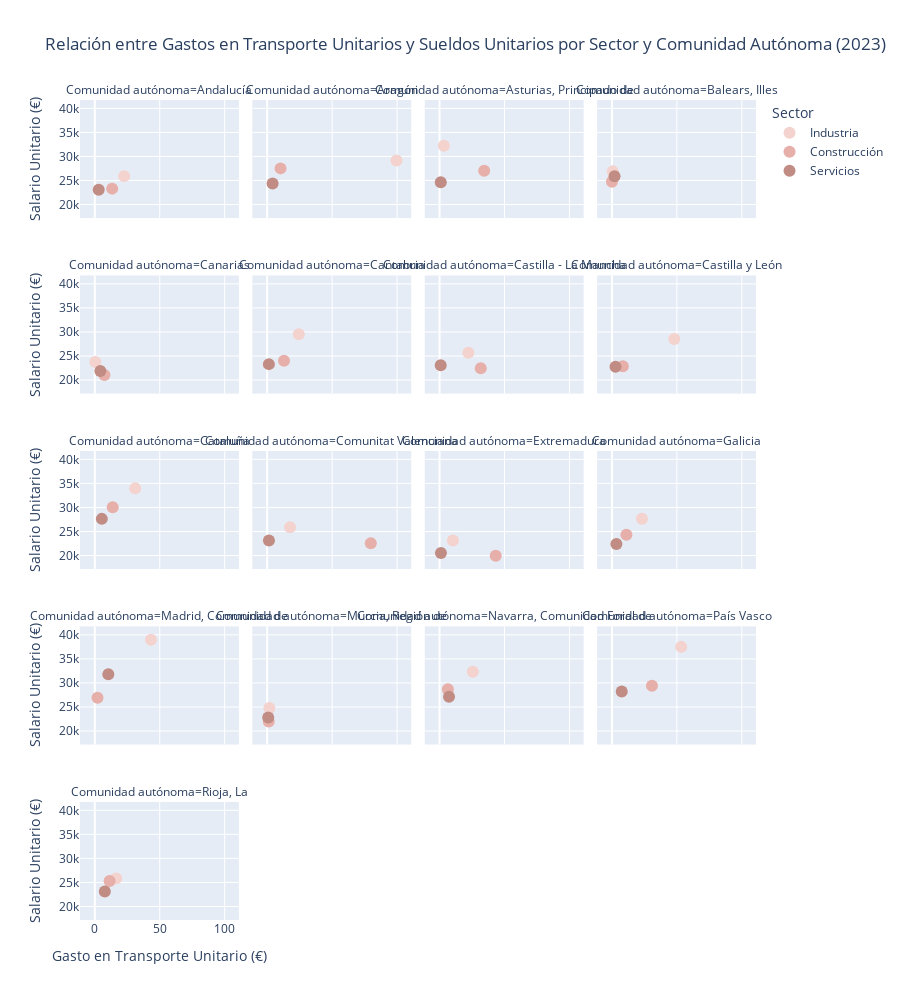

Notebook code cell kept with this figure:
### Code cell
# Filtrar datos del año más reciente para un análisis comparativo
df_2023 = df_poblacion[df_poblacion['AÑO'] == 2023]

# Crear gráfico de dispersión con facetas por comunidad autónoma
fig = px.scatter(
    df_2023,
    x='Gastos en transporte unitarios',
    y='Sueldos y salarios unitarios',
    color='Sector',
    facet_col='Comunidad autónoma',
    facet_col_wrap=4,  # Para ajustar cuántas columnas de subgráficos deseas
    color_discrete_sequence=custom_palette,
    title="Relación entre Gastos en Transporte Unitarios y Sueldos Unitarios por Sector y Comunidad Autónoma (2023)",
    labels={
        'Gastos en transporte unitarios': 'Gasto en Transporte Unitario (€)',
        'Sueldos y salarios unitarios': 'Salario Unitario (€)'
    }
)

# Ajustar el tamaño de los puntos
fig.update_traces(marker=dict(size=12))

# Ajustar el layout para mejorar la legibilidad
fig.update_layout(height=1000, legend_title="Sector")

# Mostrar el gráfico
fig.show()

### Figure 1 — Plotly figure (JSON) as saved in the notebook; plotly's stock layout.template omitted (floating-point values rounded to 4 significant figures)
{"data": [{"hovertemplate": "Sector=Industria<br>Comunidad autónoma=Andalucía<br>Gasto en Transporte Unitario (€)=%{x}<br>Salario Unitario (€)=%{y}<extra></extra>", "legendgroup": "Industria", "marker": {"color": "#F4D2CE", "size": 12, "symbol": "circle"}, "mode": "markers", "name": "Industria", "orientation": "v", "showlegend": true, "type": "scatter", "x": [22.59], "xaxis": "x17", "y": [25920.0], "yaxis": "y17"}, {"hovertemplate": "Sector=Industria<br>Comunidad autónoma=Aragón<br>Gasto en Transporte Unitario (€)=%{x}<br>Salario Unitario (€)=%{y}<extra></extra>", "legendgroup": "Industria", "marker": {"color": "#F4D2CE", "size": 12, "symbol": "circle"}, "mode": "markers", "name": "Industria", "orientation": "v", "showlegend": false, "type": "scatter", "x": [99.52], "xaxis": "x18", "y": [29170.0], "yaxis": "y18"}, {"hovertemplate": "Sector=Industria<br>Comunidad autónoma=Asturias, Principado de<br>Gasto en Transporte Unitario (€)=%{x}<br>Salario Unitario (€)=%{y}<extra></extra>", "legendgroup": "Industria", "marker": {"color": "#F4D2CE", "size": 12, "symbol": "circle"}, "mode": "markers", "name": "Industria", "orientation": "v", "showlegend": false, "type": "scatter", "x": [3.3], "xaxis": "x19", "y": [32220.0], "yaxis": "y19"}, {"hovertemplate": "Sector=Industria<br>Comunidad autónoma=Balears, Illes<br>Gasto en Transporte Unitario (€)=%{x}<br>Salario Unitario (€)=%{y}<extra></extra>", "legendgroup": "Industria", "marker": {"color": "#F4D2CE", "size": 12, "symbol": "circle"}, "mode": "markers", "name": "Industria", "orientation": "v", "showlegend": false, "type": "scatter", "x": [0.67], "xaxis": "x20", "y": [26900.0], "yaxis": "y20"}, {"hovertemplate": "Sector=Industria<br>Comunidad autónoma=Canarias<br>Gasto en Transporte Unitario (€)=%{x}<br>Salario Unitario (€)=%{y}<extra></extra>", "legendgroup": "Industria", "marker": {"color": "#F4D2CE", "size": 12, "symbol": "circle"}, "mode": "markers", "name": "Industria", "orientation": "v", "showlegend": false, "type": "scatter", "x": [0.42], "xaxis": "x13", "y": [23750.0], "yaxis": "y13"}, {"hovertemplate": "Sector=Industria<br>Comunidad autónoma=Cantabria<br>Gasto en Transporte Unitario (€)=%{x}<br>Salario Unitario (€)=%{y}<extra></extra>", "legendgroup": "Industria", "marker": {"color": "#F4D2CE", "size": 12, "symbol": "circle"}, "mode": "markers", "name": "Industria", "orientation": "v", "showlegend": false, "type": "scatter", "x": [24.35], "xaxis": "x14", "y": [29550.0], "yaxis": "y14"}, {"hovertemplate": "Sector=Industria<br>Comunidad autónoma=Castilla - La Mancha<br>Gasto en Transporte Unitario (€)=%{x}<br>Salario Unitario (€)=%{y}<extra></extra>", "legendgroup": "Industria", "marker": {"color": "#F4D2CE", "size": 12, "symbol": "circle"}, "mode": "markers", "name": "Industria", "orientation": "v", "showlegend": false, "type": "scatter", "x": [22.14], "xaxis": "x15", "y": [25680.0], "yaxis": "y15"}, {"hovertemplate": "Sector=Industria<br>Comunidad autónoma=Castilla y León<br>Gasto en Transporte Unitario (€)=%{x}<br>Salario Unitario (€)=%{y}<extra></extra>", "legendgroup": "Industria", "marker": {"color": "#F4D2CE", "size": 12, "symbol": "circle"}, "mode": "markers", "name": "Industria", "orientation": "v", "showlegend": false, "type": "scatter", "x": [48.03], "xaxis": "x16", "y": [28540.0], "yaxis": "y16"}, {"hovertemplate": "Sector=Industria<br>Comunidad autónoma=Cataluña<br>Gasto en Transporte Unitario (€)=%{x}<br>Salario Unitario (€)=%{y}<extra></extra>", "legendgroup": "Industria", "marker": {"color": "#F4D2CE", "size": 12, "symbol": "circle"}, "mode": "markers", "name": "Industria", "orientation": "v", "showlegend": false, "type": "scatter", "x": [31.1], "xaxis": "x9", "y": [33980.0], "yaxis": "y9"}, {"hovertemplate": "Sector=Industria<br>Comunidad autónoma=Comunitat Valenciana<br>Gasto en Transporte Unitario (€)=%{x}<br>Salario Unitario (€)=%{y}<extra></extra>", "legendgroup": "Industria", "marker": {"color": "#F4D2CE", "size": 12, "symbol": "circle"}, "mode": "markers", "name": "Industria", "orientation": "v", "showlegend": false, "type": "scatter", "x": [17.59], "xaxis": "x10", "y": [25870.0], "yaxis": "y10"}, {"hovertemplate": "Sector=Industria<br>Comunidad autónoma=Extremadura<br>Gasto en Transporte Unitario (€)=%{x}<br>Salario Unitario (€)=%{y}<extra></extra>", "legendgroup": "Industria", "marker": {"color": "#F4D2CE", "size": 12, "symbol": "circle"}, "mode": "markers", "name": "Industria", "orientation": "v", "showlegend": false, "type": "scatter", "x": [10.3], "xaxis": "x11", "y": [23120.0], "yaxis": "y11"}, {"hovertemplate": "Sector=Industria<br>Comunidad autónoma=Galicia<br>Gasto en Transporte Unitario (€)=%{x}<br>Salario Unitario (€)=%{y}<extra></extra>", "legendgroup": "Industria", "marker": {"color": "#F4D2CE", "size": 12, "symbol": "circle"}, "mode": "markers", "name": "Industria", "orientation": "v", "showlegend": false, "type": "scatter", "x": [23.12], "xaxis": "x12", "y": [27620.0], "yaxis": "y12"}, {"hovertemplate": "Sector=Industria<br>Comunidad autónoma=Madrid, Comunidad de<br>Gasto en Transporte Unitario (€)=%{x}<br>Salario Unitario (€)=%{y}<extra></extra>", "legendgroup": "Industria", "marker": {"color": "#F4D2CE", "size": 12, "symbol": "circle"}, "mode": "markers", "name": "Industria", "orientation": "v", "showlegend": false, "type": "scatter", "x": [43.25], "xaxis": "x5", "y": [38960.0], "yaxis": "y5"}, {"hovertemplate": "Sector=Industria<br>Comunidad autónoma=Murcia, Región de<br>Gasto en Transporte Unitario (€)=%{x}<br>Salario Unitario (€)=%{y}<extra></extra>", "legendgroup": "Industria", "marker": {"color": "#F4D2CE", "size": 12, "symbol": "circle"}, "mode": "markers", "name": "Industria", "orientation": "v", "showlegend": false, "type": "scatter", "x": [1.66], "xaxis": "x6", "y": [24780.0], "yaxis": "y6"}, {"hovertemplate": "Sector=Industria<br>Comunidad autónoma=Navarra, Comunidad Foral de<br>Gasto en Transporte Unitario (€)=%{x}<br>Salario Unitario (€)=%{y}<extra></extra>", "legendgroup": "Industria", "marker": {"color": "#F4D2CE", "size": 12, "symbol": "circle"}, "mode": "markers", "name": "Industria", "orientation": "v", "showlegend": false, "type": "scatter", "x": [25.64], "xaxis": "x7", "y": [32330.0], "yaxis": "y7"}, {"hovertemplate": "Sector=Industria<br>Comunidad autónoma=País Vasco<br>Gasto en Transporte Unitario (€)=%{x}<br>Salario Unitario (€)=%{y}<extra></extra>", "legendgroup": "Industria", "marker": {"color": "#F4D2CE", "size": 12, "symbol": "circle"}, "mode": "markers", "name": "Industria", "orientation": "v", "showlegend": false, "type": "scatter", "x": [53.34], "xaxis": "x8", "y": [37500.0], "yaxis": "y8"}, {"hovertemplate": "Sector=Industria<br>Comunidad autónoma=Rioja, La<br>Gasto en Transporte Unitario (€)=%{x}<br>Salario Unitario (€)=%{y}<extra></extra>", "legendgroup": "Industria", "marker": {"color": "#F4D2CE", "size": 12, "symbol": "circle"}, "mode": "markers", "name": "Industria", "orientation": "v", "showlegend": false, "type": "scatter", "x": [16.48], "xaxis": "x", "y": [25850.0], "yaxis": "y"}, {"hovertemplate": "Sector=Construcción<br>Comunidad autónoma=Andalucía<br>Gasto en Transporte Unitario (€)=%{x}<br>Salario Unitario (€)=%{y}<extra></extra>", "legendgroup": "Construcción", "marker": {"color": "#E6AFA9", "size": 12, "symbol": "circle"}, "mode": "markers", "name": "Construcción", "orientation": "v", "showlegend": true, "type": "scatter", "x": [13.38], "xaxis": "x17", "y": [23320.0], "yaxis": "y17"}, {"hovertemplate": "Sector=Construcción<br>Comunidad autónoma=Aragón<br>Gasto en Transporte Unitario (€)=%{x}<br>Salario Unitario (€)=%{y}<extra></extra>", "legendgroup": "Construcción", "marker": {"color": "#E6AFA9", "size": 12, "symbol": "circle"}, "mode": "markers", "name": "Construcción", "orientation": "v", "showlegend": false, "type": "scatter", "x": [10.28], "xaxis": "x18", "y": [27530.0], "yaxis": "y18"}, {"hovertemplate": "Sector=Construcción<br>Comunidad autónoma=Asturias, Principado de<br>Gasto en Transporte Unitario (€)=%{x}<br>Salario Unitario (€)=%{y}<extra></extra>", "legendgroup": "Construcción", "marker": {"color": "#E6AFA9", "size": 12, "symbol": "circle"}, "mode": "markers", "name": "Construcción", "orientation": "v", "showlegend": false, "type": "scatter", "x": [34.36], "xaxis": "x19", "y": [27010.0], "yaxis": "y19"}, {"hovertemplate": "Sector=Construcción<br>Comunidad autónoma=Balears, Illes<br>Gasto en Transporte Unitario (€)=%{x}<br>Salario Unitario (€)=%{y}<extra></extra>", "legendgroup": "Construcción", "marker": {"color": "#E6AFA9", "size": 12, "symbol": "circle"}, "mode": "markers", "name": "Construcción", "orientation": "v", "showlegend": false, "type": "scatter", "x": [0], "xaxis": "x20", "y": [24760.0], "yaxis": "y20"}, {"hovertemplate": "Sector=Construcción<br>Comunidad autónoma=Canarias<br>Gasto en Transporte Unitario (€)=%{x}<br>Salario Unitario (€)=%{y}<extra></extra>", "legendgroup": "Construcción", "marker": {"color": "#E6AFA9", "size": 12, "symbol": "circle"}, "mode": "markers", "name": "Construcción", "orientation": "v", "showlegend": false, "type": "scatter", "x": [7.41], "xaxis": "x13", "y": [21030.0], "yaxis": "y13"}, {"hovertemplate": "Sector=Construcción<br>Comunidad autónoma=Cantabria<br>Gasto en Transporte Unitario (€)=%{x}<br>Salario Unitario (€)=%{y}<extra></extra>", "legendgroup": "Construcción", "marker": {"color": "#E6AFA9", "size": 12, "symbol": "circle"}, "mode": "markers", "name": "Construcción", "orientation": "v", "showlegend": false, "type": "scatter", "x": [12.95], "xaxis": "x14", "y": [24010.0], "yaxis": "y14"}, {"hovertemplate": "Sector=Construcción<br>Comunidad autónoma=Castilla - La Mancha<br>Gasto en Transporte Unitario (€)=%{x}<br>Salario Unitario (€)=%{y}<extra></extra>", "legendgroup": "Construcción", "marker": {"color": "#E6AFA9", "size": 12, "symbol": "circle"}, "mode": "markers", "name": "Construcción", "orientation": "v", "showlegend": false, "type": "scatter", "x": [31.72], "xaxis": "x15", "y": [22450.0], "yaxis": "y15"}, {"hovertemplate": "Sector=Construcción<br>Comunidad autónoma=Castilla y León<br>Gasto en Transporte Unitario (€)=%{x}<br>Salario Unitario (€)=%{y}<extra></extra>", "legendgroup": "Construcción", "marker": {"color": "#E6AFA9", "size": 12, "symbol": "circle"}, "mode": "markers", "name": "Construcción", "orientation": "v", "showlegend": false, "type": "scatter", "x": [8.39], "xaxis": "x16", "y": [22890.0], "yaxis": "y16"}, {"hovertemplate": "Sector=Construcción<br>Comunidad autónoma=Cataluña<br>Gasto en Transporte Unitario (€)=%{x}<br>Salario Unitario (€)=%{y}<extra></extra>", "legendgroup": "Construcción", "marker": {"color": "#E6AFA9", "size": 12, "symbol": "circle"}, "mode": "markers", "name": "Construcción", "orientation": "v", "showlegend": false, "type": "scatter", "x": [13.79], "xaxis": "x9", "y": [30050.0], "yaxis": "y9"}, {"hovertemplate": "Sector=Construcción<br>Comunidad autónoma=Comunitat Valenciana<br>Gasto en Transporte Unitario (€)=%{x}<br>Salario Unitario (€)=%{y}<extra></extra>", "legendgroup": "Construcción", "marker": {"color": "#E6AFA9", "size": 12, "symbol": "circle"}, "mode": "markers", "name": "Construcción", "orientation": "v", "showlegend": false, "type": "scatter", "x": [79.77], "xaxis": "x10", "y": [22530.0], "yaxis": "y10"}, {"hovertemplate": "Sector=Construcción<br>Comunidad autónoma=Extremadura<br>Gasto en Transporte Unitario (€)=%{x}<br>Salario Unitario (€)=%{y}<extra></extra>", "legendgroup": "Construcción", "marker": {"color": "#E6AFA9", "size": 12, "symbol": "circle"}, "mode": "markers", "name": "Construcción", "orientation": "v", "showlegend": false, "type": "scatter", "x": [43.25], "xaxis": "x11", "y": [19980.0], "yaxis": "y11"}, {"hovertemplate": "Sector=Construcción<br>Comunidad autónoma=Galicia<br>Gasto en Transporte Unitario (€)=%{x}<br>Salario Unitario (€)=%{y}<extra></extra>", "legendgroup": "Construcción", "marker": {"color": "#E6AFA9", "size": 12, "symbol": "circle"}, "mode": "markers", "name": "Construcción", "orientation": "v", "showlegend": false, "type": "scatter", "x": [11.16], "xaxis": "x12", "y": [24340.0], "yaxis": "y12"}, {"hovertemplate": "Sector=Construcción<br>Comunidad autónoma=Madrid, Comunidad de<br>Gasto en Transporte Unitario (€)=%{x}<br>Salario Unitario (€)=%{y}<extra></extra>", "legendgroup": "Construcción", "marker": {"color": "#E6AFA9", "size": 12, "symbol": "circle"}, "mode": "markers", "name": "Construcción", "orientation": "v", "showlegend": false, "type": "scatter", "x": [2.1], "xaxis": "x5", "y": [26930.0], "yaxis": "y5"}, {"hovertemplate": "Sector=Construcción<br>Comunidad autónoma=Murcia, Región de<br>Gasto en Transporte Unitario (€)=%{x}<br>Salario Unitario (€)=%{y}<extra></extra>", "legendgroup": "Construcción", "marker": {"color": "#E6AFA9", "size": 12, "symbol": "circle"}, "mode": "markers", "name": "Construcción", "orientation": "v", "showlegend": false, "type": "scatter", "x": [1.21], "xaxis": "x6", "y": [21970.0], "yaxis": "y6"}, {"hovertemplate": "Sector=Construcción<br>Comunidad autónoma=Navarra, Comunidad Foral de<br>Gasto en Transporte Unitario (€)=%{x}<br>Salario Unitario (€)=%{y}<extra></extra>", "legendgroup": "Construcción", "marker": {"color": "#E6AFA9", "size": 12, "symbol": "circle"}, "mode": "markers", "name": "Construcción", "orientation": "v", "showlegend": false, "type": "scatter", "x": [6.42], "xaxis": "x7", "y": [28690.0], "yaxis": "y7"}, {"hovertemplate": "Sector=Construcción<br>Comunidad autónoma=País Vasco<br>Gasto en Transporte Unitario (€)=%{x}<br>Salario Unitario (€)=%{y}<extra></extra>", "legendgroup": "Construcción", "marker": {"color": "#E6AFA9", "size": 12, "symbol": "circle"}, "mode": "markers", "name": "Construcción", "orientation": "v", "showlegend": false, "type": "scatter", "x": [30.82], "xaxis": "x8", "y": [29390.0], "yaxis": "y8"}, {"hovertemplate": "Sector=Construcción<br>Comunidad autónoma=Rioja, La<br>Gasto en Transporte Unitario (€)=%{x}<br>Salario Unitario (€)=%{y}<extra></extra>", "legendgroup": "Construcción", "marker": {"color": "#E6AFA9", "size": 12, "symbol": "circle"}, "mode": "markers", "name": "Construcción", "orientation": "v", "showlegend": false, "type": "scatter", "x": [11.38], "xaxis": "x", "y": [25320.0], "yaxis": "y"}, {"hovertemplate": "Sector=Servicios<br>Comunidad autónoma=Andalucía<br>Gasto en Transporte Unitario (€)=%{x}<br>Salario Unitario (€)=%{y}<extra></extra>", "legendgroup": "Servicios", "marker": {"color": "#C08C83", "size": 12, "symbol": "circle"}, "mode": "markers", "name": "Servicios", "orientation": "v", "showlegend": true, "type": "scatter", "x": [3.01], "xaxis": "x17", "y": [23090.0], "yaxis": "y17"}, {"hovertemplate": "Sector=Servicios<br>Comunidad autónoma=Aragón<br>Gasto en Transporte Unitario (€)=%{x}<br>Salario Unitario (€)=%{y}<extra></extra>", "legendgroup": "Servicios", "marker": {"color": "#C08C83", "size": 12, "symbol": "circle"}, "mode": "markers", "name": "Servicios", "orientation": "v", "showlegend": false, "type": "scatter", "x": [4.17], "xaxis": "x18", "y": [24360.0], "yaxis": "y18"}, {"hovertemplate": "Sector=Servicios<br>Comunidad autónoma=Asturias, Principado de<br>Gasto en Transporte Unitario (€)=%{x}<br>Salario Unitario (€)=%{y}<extra></extra>", "legendgroup": "Servicios", "marker": {"color": "#C08C83", "size": 12, "symbol": "circle"}, "mode": "markers", "name": "Servicios", "orientation": "v", "showlegend": false, "type": "scatter", "x": [0.94], "xaxis": "x19", "y": [24660.0], "yaxis": "y19"}, {"hovertemplate": "Sector=Servicios<br>Comunidad autónoma=Balears, Illes<br>Gasto en Transporte Unitario (€)=%{x}<br>Salario Unitario (€)=%{y}<extra></extra>", "legendgroup": "Servicios", "marker": {"color": "#C08C83", "size": 12, "symbol": "circle"}, "mode": "markers", "name": "Servicios", "orientation": "v", "showlegend": false, "type": "scatter", "x": [2.01], "xaxis": "x20", "y": [25880.0], "yaxis": "y20"}, {"hovertemplate": "Sector=Servicios<br>Comunidad autónoma=Canarias<br>Gasto en Transporte Unitario (€)=%{x}<br>Salario Unitario (€)=%{y}<extra></extra>", "legendgroup": "Servicios", "marker": {"color": "#C08C83", "size": 12, "symbol": "circle"}, "mode": "markers", "name": "Servicios", "orientation": "v", "showlegend": false, "type": "scatter", "x": [4.28], "xaxis": "x13", "y": [21880.0], "yaxis": "y13"}, {"hovertemplate": "Sector=Servicios<br>Comunidad autónoma=Cantabria<br>Gasto en Transporte Unitario (€)=%{x}<br>Salario Unitario (€)=%{y}<extra></extra>", "legendgroup": "Servicios", "marker": {"color": "#C08C83", "size": 12, "symbol": "circle"}, "mode": "markers", "name": "Servicios", "orientation": "v", "showlegend": false, "type": "scatter", "x": [1.31], "xaxis": "x14", "y": [23310.0], "yaxis": "y14"}, {"hovertemplate": "Sector=Servicios<br>Comunidad autónoma=Castilla - La Mancha<br>Gasto en Transporte Unitario (€)=%{x}<br>Salario Unitario (€)=%{y}<extra></extra>", "legendgroup": "Servicios", "marker": {"color": "#C08C83", "size": 12, "symbol": "circle"}, "mode": "markers", "name": "Servicios", "orientation": "v", "showlegend": false, "type": "scatter", "x": [0.88], "xaxis": "x15", "y": [23060.0], "yaxis": "y15"}, {"hovertemplate": "Sector=Servicios<br>Comunidad autónoma=Castilla y León<br>Gasto en Transporte Unitario (€)=%{x}<br>Salario Unitario (€)=%{y}<extra></extra>", "legendgroup": "Servicios", "marker": {"color": "#C08C83", "size": 12, "symbol": "circle"}, "mode": "markers", "name": "Servicios", "orientation": "v", "showlegend": false, "type": "scatter", "x": [2.77], "xaxis": "x16", "y": [22780.0], "yaxis": "y16"}, {"hovertemplate": "Sector=Servicios<br>Comunidad autónoma=Cataluña<br>Gasto en Transporte Unitario (€)=%{x}<br>Salario Unitario (€)=%{y}<extra></extra>", "legendgroup": "Servicios", "marker": {"color": "#C08C83", "size": 12, "symbol": "circle"}, "mode": "markers", "name": "Servicios", "orientation": "v", "showlegend": false, "type": "scatter", "x": [5.4], "xaxis": "x9", "y": [27620.0], "yaxis": "y9"}, {"hovertemplate": "Sector=Servicios<br>Comunidad autónoma=Comunitat Valenciana<br>Gasto en Transporte Unitario (€)=%{x}<br>Salario Unitario (€)=%{y}<extra></extra>", "legendgroup": "Servicios", "marker": {"color": "#C08C83", "size": 12, "symbol": "circle"}, "mode": "markers", "name": "Servicios", "orientation": "v", "showlegend": false, "type": "scatter", "x": [1.37], "xaxis": "x10", "y": [23130.0], "yaxis": "y10"}, {"hovertemplate": "Sector=Servicios<br>Comunidad autónoma=Extremadura<br>Gasto en Transporte Unitario (€)=%{x}<br>Salario Unitario (€)=%{y}<extra></extra>", "legendgroup": "Servicios", "marker": {"color": "#C08C83", "size": 12, "symbol": "circle"}, "mode": "markers", "name": "Servicios", "orientation": "v", "showlegend": false, "type": "scatter", "x": [1.08], "xaxis": "x11", "y": [20530.0], "yaxis": "y11"}, {"hovertemplate": "Sector=Servicios<br>Comunidad autónoma=Galicia<br>Gasto en Transporte Unitario (€)=%{x}<br>Salario Unitario (€)=%{y}<extra></extra>", "legendgroup": "Servicios", "marker": {"color": "#C08C83", "size": 12, "symbol": "circle"}, "mode": "markers", "name": "Servicios", "orientation": "v", "showlegend": false, "type": "scatter", "x": [3.44], "xaxis": "x12", "y": [22400.0], "yaxis": "y12"}, {"hovertemplate": "Sector=Servicios<br>Comunidad autónoma=Madrid, Comunidad de<br>Gasto en Transporte Unitario (€)=%{x}<br>Salario Unitario (€)=%{y}<extra></extra>", "legendgroup": "Servicios", "marker": {"color": "#C08C83", "size": 12, "symbol": "circle"}, "mode": "markers", "name": "Servicios", "orientation": "v", "showlegend": false, "type": "scatter", "x": [10.41], "xaxis": "x5", "y": [31790.0], "yaxis": "y5"}, {"hovertemplate": "Sector=Servicios<br>Comunidad autónoma=Murcia, Región de<br>Gasto en Transporte Unitario (€)=%{x}<br>Salario Unitario (€)=%{y}<extra></extra>", "legendgroup": "Servicios", "marker": {"color": "#C08C83", "size": 12, "symbol": "circle"}, "mode": "markers", "name": "Servicios", "orientation": "v", "showlegend": false, "type": "scatter", "x": [0.79], "xaxis": "x6", "y": [22790.0], "yaxis": "y6"}, {"hovertemplate": "Sector=Servicios<br>Comunidad autónoma=Navarra, Comunidad Foral de<br>Gasto en Transporte Unitario (€)=%{x}<br>Salario Unitario (€)=%{y}<extra></extra>", "legendgroup": "Servicios", "marker": {"color": "#C08C83", "size": 12, "symbol": "circle"}, "mode": "markers", "name": "Servicios", "orientation": "v", "showlegend": false, "type": "scatter", "x": [7.29], "xaxis": "x7", "y": [27140.0], "yaxis": "y7"}, {"hovertemplate": "Sector=Servicios<br>Comunidad autónoma=País Vasco<br>Gasto en Transporte Unitario (€)=%{x}<br>Salario Unitario (€)=%{y}<extra></extra>", "legendgroup": "Servicios", "marker": {"color": "#C08C83", "size": 12, "symbol": "circle"}, "mode": "markers", "name": "Servicios", "orientation": "v", "showlegend": false, "type": "scatter", "x": [7.54], "xaxis": "x8", "y": [28240.0], "yaxis": "y8"}, {"hovertemplate": "Sector=Servicios<br>Comunidad autónoma=Rioja, La<br>Gasto en Transporte Unitario (€)=%{x}<br>Salario Unitario (€)=%{y}<extra></extra>", "legendgroup": "Servicios", "marker": {"color": "#C08C83", "size": 12, "symbol": "circle"}, "mode": "markers", "name": "Servicios", "orientation": "v", "showlegend": false, "type": "scatter", "x": [7.7], "xaxis": "x", "y": [23140.0], "yaxis": "y"}], "layout": {"annotations": [{"font": {}, "showarrow": false, "text": "Comunidad autónoma=Rioja, La", "x": 0.1175, "xanchor": "center", "xref": "paper", "y": 0.144, "yanchor": "bottom", "yref": "paper"}, {"font": {}, "showarrow": false, "text": "Comunidad autónoma=Madrid, Comunidad de", "x": 0.1175, "xanchor": "center", "xref": "paper", "y": 0.358, "yanchor": "bottom", "yref": "paper"}, {"font": {}, "showarrow": false, "text": "Comunidad autónoma=Murcia, Región de", "x": 0.3725, "xanchor": "center", "xref": "paper", "y": 0.358, "yanchor": "bottom", "yref": "paper"}, {"font": {}, "showarrow": false, "text": "Comunidad autónoma=Navarra, Comunidad Foral de", "x": 0.6275, "xanchor": "center", "xref": "paper", "y": 0.358, "yanchor": "bottom", "yref": "paper"}, {"font": {}, "showarrow": false, "text": "Comunidad autónoma=País Vasco", "x": 0.8825, "xanchor": "center", "xref": "paper", "y": 0.358, "yanchor": "bottom", "yref": "paper"}, {"font": {}, "showarrow": false, "text": "Comunidad autónoma=Cataluña", "x": 0.1175, "xanchor": "center", "xref": "paper", "y": 0.572, "yanchor": "bottom", "yref": "paper"}, {"font": {}, "showarrow": false, "text": "Comunidad autónoma=Comunitat Valenciana", "x": 0.3725, "xanchor": "center", "xref": "paper", "y": 0.572, "yanchor": "bottom", "yref": "paper"}, {"font": {}, "showarrow": false, "text": "Comunidad autónoma=Extremadura", "x": 0.6275, "xanchor": "center", "xref": "paper", "y": 0.572, "yanchor": "bottom", "yref": "paper"}, {"font": {}, "showarrow": false, "text": "Comunidad autónoma=Galicia", "x": 0.8825, "xanchor": "center", "xref": "paper", "y": 0.572, "yanchor": "bottom", "yref": "paper"}, {"font": {}, "showarrow": false, "text": "Comunidad autónoma=Canarias", "x": 0.1175, "xanchor": "center", "xref": "paper", "y": 0.786, "yanchor": "bottom", "yref": "paper"}, {"font": {}, "showarrow": false, "text": "Comunidad autónoma=Cantabria", "x": 0.3725, "xanchor": "center", "xref": "paper", "y": 0.786, "yanchor": "bottom", "yref": "paper"}, {"font": {}, "showarrow": false, "text": "Comunidad autónoma=Castilla - La Mancha", "x": 0.6275, "xanchor": "center", "xref": "paper", "y": 0.786, "yanchor": "bottom", "yref": "paper"}, {"font": {}, "showarrow": false, "text": "Comunidad autónoma=Castilla y León", "x": 0.8825, "xanchor": "center", "xref": "paper", "y": 0.786, "yanchor": "bottom", "yref": "paper"}, {"font": {}, "showarrow": false, "text": "Comunidad autónoma=Andalucía", "x": 0.1175, "xanchor": "center", "xref": "paper", "y": 1, "yanchor": "bottom", "yref": "paper"}, {"font": {}, "showarrow": false, "text": "Comunidad autónoma=Aragón", "x": 0.3725, "xanchor": "center", "xref": "paper", "y": 1, "yanchor": "bottom", "yref": "paper"}, {"font": {}, "showarrow": false, "text": "Comunidad autónoma=Asturias, Principado de", "x": 0.6275, "xanchor": "center", "xref": "paper", "y": 1, "yanchor": "bottom", "yref": "paper"}, {"font": {}, "showarrow": false, "text": "Comunidad autónoma=Balears, Illes", "x": 0.8825, "xanchor": "center", "xref": "paper", "y": 1, "yanchor": "bottom", "yref": "paper"}], "height": 1000, "legend": {"title": {"text": "Sector"}, "tracegroupgap": 0}, "title": {"text": "Relación entre Gastos en Transporte Unitarios y Sueldos Unitarios por Sector y Comunidad Autónoma (2023)"}, "xaxis": {"anchor": "y", "domain": [0, 0.235], "title": {"text": "Gasto en Transporte Unitario (€)"}}, "xaxis10": {"anchor": "y10", "domain": [0.255, 0.49], "matches": "x", "showticklabels": false}, "xaxis11": {"anchor": "y11", "domain": [0.51, 0.745], "matches": "x", "showticklabels": false}, "xaxis12": {"anchor": "y12", "domain": [0.765, 1.0], "matches": "x", "showticklabels": false}, "xaxis13": {"anchor": "y13", "domain": [0, 0.235], "matches": "x", "showticklabels": false}, "xaxis14": {"anchor": "y14", "domain": [0.255, 0.49], "matches": "x", "showticklabels": false}, "xaxis15": {"anchor": "y15", "domain": [0.51, 0.745], "matches": "x", "showticklabels": false}, "xaxis16": {"anchor": "y16", "domain": [0.765, 1.0], "matches": "x", "showticklabels": false}, "xaxis17": {"anchor": "y17", "domain": [0, 0.235], "matches": "x", "showticklabels": false}, "xaxis18": {"anchor": "y18", "domain": [0.255, 0.49], "matches": "x", "showticklabels": false}, "xaxis19": {"anchor": "y19", "domain": [0.51, 0.745], "matches": "x", "showticklabels": false}, "xaxis2": {"anchor": "y2", "domain": [0.255, 0.49], "matches": "x", "title": {"text": "Gasto en Transporte Unitario (€)"}}, "xaxis20": {"anchor": "y20", "domain": [0.765, 1.0], "matches": "x", "showticklabels": false}, "xaxis3": {"anchor": "y3", "domain": [0.51, 0.745], "matches": "x", "title": {"text": "Gasto en Transporte Unitario (€)"}}, "xaxis4": {"anchor": "y4", "domain": [0.765, 1.0], "matches": "x", "title": {"text": "Gasto en Transporte Unitario (€)"}}, "xaxis5": {"anchor": "y5", "domain": [0, 0.235], "matches": "x", "showticklabels": false}, "xaxis6": {"anchor": "y6", "domain": [0.255, 0.49], "matches": "x", "showticklabels": false}, "xaxis7": {"anchor": "y7", "domain": [0.51, 0.745], "matches": "x", "showticklabels": false}, "xaxis8": {"anchor": "y8", "domain": [0.765, 1.0], "matches": "x", "showticklabels": false}, "xaxis9": {"anchor": "y9", "domain": [0, 0.235], "matches": "x", "showticklabels": false}, "yaxis": {"anchor": "x", "domain": [0, 0.144], "title": {"text": "Salario Unitario (€)"}}, "yaxis10": {"anchor": "x10", "domain": [0.428, 0.572], "matches": "y", "showticklabels": false}, "yaxis11": {"anchor": "x11", "domain": [0.428, 0.572], "matches": "y", "showticklabels": false}, "yaxis12": {"anchor": "x12", "domain": [0.428, 0.572], "matches": "y", "showticklabels": false}, "yaxis13": {"anchor": "x13", "domain": [0.642, 0.786], "matches": "y", "title": {"text": "Salario Unitario (€)"}}, "yaxis14": {"anchor": "x14", "domain": [0.642, 0.786], "matches": "y", "showticklabels": false}, "yaxis15": {"anchor": "x15", "domain": [0.642, 0.786], "matches": "y", "showticklabels": false}, "yaxis16": {"anchor": "x16", "domain": [0.642, 0.786], "matches": "y", "showticklabels": false}, "yaxis17": {"anchor": "x17", "domain": [0.856, 1], "matches": "y", "title": {"text": "Salario Unitario (€)"}}, "yaxis18": {"anchor": "x18", "domain": [0.856, 1], "matches": "y", "showticklabels": false}, "yaxis19": {"anchor": "x19", "domain": [0.856, 1], "matches": "y", "showticklabels": false}, "yaxis2": {"anchor": "x2", "domain": [0, 0.144], "matches": "y", "showticklabels": false}, "yaxis20": {"anchor": "x20", "domain": [0.856, 1], "matches": "y", "showticklabels": false}, "yaxis3": {"anchor": "x3", "domain": [0, 0.144], "matches": "y", "showticklabels": false}, "yaxis4": {"anchor": "x4", "domain": [0, 0.144], "matches": "y", "showticklabels": false}, "yaxis5": {"anchor": "x5", "domain": [0.214, 0.358], "matches": "y", "title": {"text": "Salario Unitario (€)"}}, "yaxis6": {"anchor": "x6", "domain": [0.214, 0.358], "matches": "y", "showticklabels": false}, "yaxis7": {"anchor": "x7", "domain": [0.214, 0.358], "matches": "y", "showticklabels": false}, "yaxis8": {"anchor": "x8", "domain": [0.214, 0.358], "matches": "y", "showticklabels": false}, "yaxis9": {"anchor": "x9", "domain": [0.428, 0.572], "matches": "y", "title": {"text": "Salario Unitario (€)"}}}}
